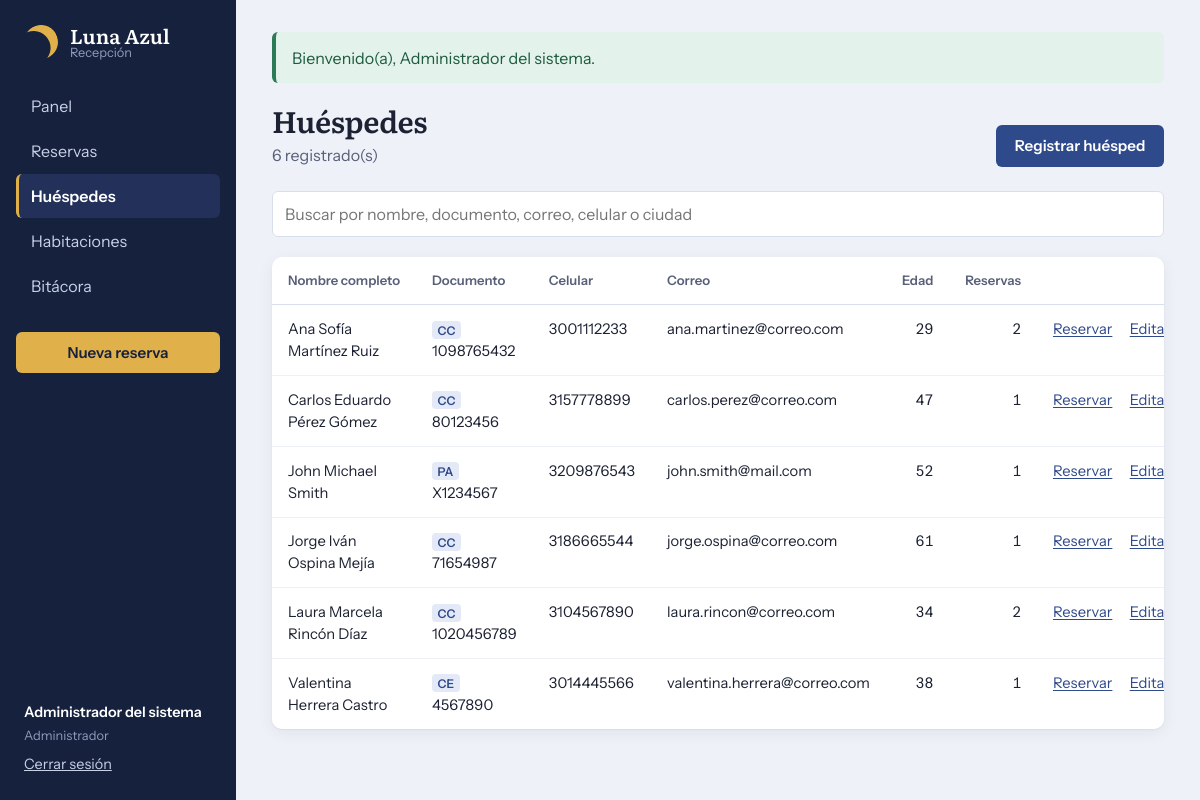
The app's page /index.php?r=huespedes/index (signed in) with its own data.
### tables this page shows
CREATE TABLE huespedes (
  id                     INT UNSIGNED AUTO_INCREMENT PRIMARY KEY,
  nombre_completo        VARCHAR(120) NOT NULL,
  tipo_documento         ENUM('CC','CE','PA','PPT') NOT NULL,
  numero_documento       VARCHAR(20)  NOT NULL,
  direccion              VARCHAR(150) NOT NULL,
  telefono               VARCHAR(15)  NOT NULL,
  celular                VARCHAR(15)  NOT NULL,
  edad                   TINYINT UNSIGNED NOT NULL,
  correo                 VARCHAR(120) NOT NULL,
  contacto_emergencia    VARCHAR(120) NOT NULL,
  parentesco_emergencia  VARCHAR(40)  NOT NULL,
  created_at             TIMESTAMP NOT NULL DEFAULT CURRENT_TIMESTAMP,
  updated_at             TIMESTAMP NOT NULL DEFAULT CURRENT_TIMESTAMP ON UPDATE CURRENT_TIMESTAMP,
  CONSTRAINT uq_huesped_documento UNIQUE (tipo_documento, numero_documento),
  CONSTRAINT chk_huesped_edad CHECK (edad BETWEEN 18 AND 110)
);

### app/controllers/HuespedController.php (called while the page is built, shortened)
<?php
class HuespedController extends Controller
{
    private Huesped $modelo;
    public function __construct()
    {
        $this->modelo = new Huesped();
    }
    public function index(): void
    {
        $q = trim((string) ($_GET['q'] ?? ''));
        $this->render('huespedes/index', [
            'titulo'    => 'Huéspedes',
            'huespedes' => $this->modelo->listar($q),
            'q'         => $q,
        ]);
    }
}

### app/core/Router.php (called while the page is built, shortened)
<?php
class Router
{
    public function despachar(string $ruta): void
    {
        [$controlador, $metodo] = $this->rutas[$ruta];
        try {
            (new $controlador())->$metodo();
        } catch (PDOException $e) {
            error_log('[BD] ' . $e->getMessage());
            http_response_code(500);
            $detalle = 'No fue posible comunicarse con la base de datos. Verifique que MySQL esté encendido en XAMPP y que la base "' . DB_NAME . '" exista.';
            if (es_ajax()) {
                header('Content-Type: application/json; charset=utf-8');
                echo json_encode(['ok' => false, 'mensaje' => $detalle], JSON_UNESCAPED_UNICODE);
                return;
            }
            require APP_PATH . '/views/errores/500.php';
        }
    }
}

### index.php (called while the page is built, shortened)
<?php
require __DIR__ . '/app/core/helpers.php';
spl_autoload_register(function (string $clase): void {
    foreach (['core', 'models', 'controllers'] as $carpeta) {
        $archivo = APP_PATH . "/$carpeta/$clase.php";
        if (is_file($archivo)) {
            return;
        }
    }
});
$router = new Router([
    'auth/login'          => ['AuthController', 'login'],
    'auth/logout'         => ['AuthController', 'logout'],
    'dashboard/index'     => ['DashboardController', 'index'],
    'huespedes/index'     => ['HuespedController', 'index'],
    'huespedes/crear'     => ['HuespedController', 'crear'],
    'huespedes/guardar'   => ['HuespedController', 'guardar'],
    'huespedes/editar'    => ['HuespedController', 'editar'],
    'huespedes/actualizar'=> ['HuespedController', 'actualizar'],
    'huespedes/eliminar'  => ['HuespedController', 'eliminar'],
    'reservas/index'      => ['ReservaController', 'index'],
    'reservas/crear'      => ['ReservaController', 'crear'],
    'reservas/guardar'    => ['ReservaController', 'guardar'],
    'reservas/ver'        => ['ReservaController', 'ver'],
    'reservas/editar'     => ['ReservaController', 'editar'],
    'reservas/actualizar' => ['ReservaController', 'actualizar'],
    'reservas/cancelar'   => ['ReservaController', 'cancelar'],
    'reservas/finalizar'  => ['ReservaController', 'finalizar'],
    'habitaciones/index'  => ['HabitacionController', 'index'],
    'bitacora/index'      => ['BitacoraController', 'index'],
    'api/documento'       => ['ApiController', 'documento'],
    'api/disponibilidad'  => ['ApiController', 'disponibilidad'],
    'api/huespedes'       => ['ApiController', 'huespedes'],
]);
$ruta = $_GET['r'] ?? (esta_autenticado() ? 'dashboard/index' : 'auth/login');
$router->despachar((string) $ruta);

### app/core/helpers.php (called while the page is built, shortened)
<?php
function e(mixed $valor): string
{
    return htmlspecialchars((string) $valor, ENT_QUOTES, 'UTF-8');
}
function url(string $ruta, array $params = []): string
{
    return BASE_URL . 'index.php?' . str_replace('%2F', '/', http_build_query(array_merge(['r' => $ruta], $params)));
}

### app/core/Model.php (called while the page is built, shortened)
<?php
abstract class Model
{
    public function __construct()
    {
        $this->db = Database::conexion();
    }
}

### app/core/Database.php (called while the page is built)
<?php
class Database
{
    private static ?PDO $conexion = null;
    public static function conexion(): PDO
    {
        if (self::$conexion === null) {
            $dsn = sprintf('mysql:host=%s;port=%s;dbname=%s;charset=utf8mb4', DB_HOST, DB_PORT, DB_NAME);
            self::$conexion = new PDO($dsn, DB_USER, DB_PASS, [
                PDO::ATTR_ERRMODE            => PDO::ERRMODE_EXCEPTION,
                PDO::ATTR_DEFAULT_FETCH_MODE => PDO::FETCH_ASSOC,
                PDO::ATTR_EMULATE_PREPARES   => false,
            ]);
            self::$conexion->exec("SET time_zone = '" . date('P') . "'");
        }
        return self::$conexion;
    }
}

### app/models/Huesped.php (called while the page is built, shortened)
<?php
class Huesped extends Model
{
    public function listar(string $busqueda = ''): array
    {
        $sql = 'SELECT h.*,
                       (SELECT COUNT(*) FROM reservas r WHERE r.huesped_id = h.id) AS total_reservas
                FROM huespedes h';
        $params = [];
        $sql .= ' ORDER BY h.nombre_completo';
        $st = $this->db->prepare($sql);
        $st->execute($params);
        return $st->fetchAll();
    }
}

### app/views/huespedes/index.php (the view, shortened to what this page needs)
<header class="encabezado">
  <div>
    <h1>Huéspedes</h1>
    <p class="sub" id="conteo-huespedes"><?= count($huespedes) ?> registrado(s)</p>
  </div>
  <a class="btn btn-primario" href="<?= e(url('huespedes/crear')) ?>">Registrar huésped</a>
</header>
<form class="filtros" method="get" action="<?= e(BASE_URL . 'index.php') ?>" role="search">
  <label class="campo campo-busqueda">
    <input type="search" name="q" id="buscar-huesped" value="<?= e($q) ?>" placeholder="Buscar por nombre, documento, correo, celular o ciudad"
           data-endpoint="<?= e(url('api/huespedes')) ?>" autocomplete="off">
  </label>
</form>
<div class="tabla-envoltura">
  <table class="tabla" id="tabla-huespedes"
         data-url-editar="<?= e(url('huespedes/editar')) ?>"
         data-url-eliminar="<?= e(url('huespedes/eliminar')) ?>"
         data-url-reservar="<?= e(url('reservas/crear')) ?>">
    <thead>
      <tr><th>Nombre completo</th><th>Documento</th><th>Celular</th><th>Correo</th><th class="num">Edad</th><th class="num">Reservas</th><th><span class="sr-only">Acciones</span></th></tr>
    </thead>
    <tbody>
    <?php foreach ($huespedes as $h): ?>
      <tr>
        <td><?= e($h['nombre_completo']) ?></td>
        <td><span class="doc"><?= e($h['tipo_documento']) ?></span> <?= e($h['numero_documento']) ?></td>
        <td><?= e($h['celular']) ?></td>
        <td><?= e($h['correo']) ?></td>
        <td class="num"><?= (int) $h['edad'] ?></td>
        <td class="num"><?= (int) $h['total_reservas'] ?></td>
        <td class="acciones-fila">
          <a href="<?= e(url('reservas/crear', ['huesped_id' => $h['id']])) ?>">Reservar</a>
          <a href="<?= e(url('huespedes/editar', ['id' => $h['id']])) ?>">Editar</a>
        </td>
      </tr>
    <?php endforeach; ?>
    </tbody>
  </table>
</div>

### public/css/styles.css (style rules this page uses)
:root { --noche: #16213e; --noche-2: #22305a; --marea: #2f4a8a; --marea-claro: #e3e9f6; --luna: #eef1f7; --superficie: #ffffff; --tinta: #1c2233; --tinta-2: #586079; --linea: #d8deea; --farol: #e0b04b; --farol-suave: #fbf3df; --ok: #2d7a57; --ok-suave: #e3f2ea; --error: #b03a3a; --error-suave: #f8e5e5; --aviso: #94600f; --aviso-suave: #fbf0dc; --f-titulo: "Literata", Georgia, "Times New Roman", serif; --f-texto: "Instrument Sans", "Segoe UI", system-ui, -apple-system, sans-serif; --radio: 10px; --radio-sm: 6px; --sombra: 0 1px 2px rgba(22, 33, 62, .06), 0 4px 16px rgba(22, 33, 62, .06); }
*, *::before, *::after { box-sizing: border-box; }
html { font-size: 16px; }
body { margin: 0; font-family: var(--f-texto); color: var(--tinta); background: var(--luna); line-height: 1.5; -webkit-font-smoothing: antialiased; }
h1, h2, h3 { font-family: var(--f-titulo); font-weight: 600; line-height: 1.2; margin: 0; }
h1 { font-size: 1.85rem; letter-spacing: -.01em; }
a { color: var(--marea); text-underline-offset: 2px; }
.sub { color: var(--tinta-2); margin: .25rem 0 0; }
.encabezado { display: flex; justify-content: space-between; align-items: flex-end; gap: 1rem; flex-wrap: wrap; margin-bottom: 1.5rem; }
.btn { display: inline-flex; align-items: center; justify-content: center; font: 600 .95rem/1 var(--f-texto); padding: .75rem 1.1rem; border-radius: var(--radio-sm); border: 1px solid transparent; cursor: pointer; text-decoration: none; transition: background .15s, border-color .15s; }
.btn-primario { background: var(--marea); color: #fff; }
.campo { display: flex; flex-direction: column; gap: .35rem; }
input, select, textarea { font: inherit; color: var(--tinta); background: #fff; border: 1px solid var(--linea); border-radius: var(--radio-sm); padding: .65rem .75rem; width: 100%; transition: border-color .15s, box-shadow .15s; }
.filtros { display: flex; gap: 1rem; flex-wrap: wrap; align-items: flex-end; margin-bottom: 1.25rem; }
.filtros .campo { min-width: 170px; }
.campo-busqueda { flex: 1 1 280px; }
.tabla-envoltura { background: var(--superficie); border-radius: var(--radio); box-shadow: var(--sombra); overflow-x: auto; }
.tabla { width: 100%; border-collapse: collapse; font-size: .92rem; }
.tabla th { text-align: left; font-weight: 600; color: var(--tinta-2); font-size: .82rem; padding: .85rem 1rem; border-bottom: 1px solid var(--linea); white-space: nowrap; }
.tabla td { padding: .8rem 1rem; border-bottom: 1px solid #edf0f6; vertical-align: top; }
.tabla tbody tr:last-child td { border-bottom: 0; }
.tabla .num { text-align: right; font-variant-numeric: tabular-nums; }
.acciones-fila { white-space: nowrap; text-align: right; }
.acciones-fila > * + * { margin-left: .9rem; }
.doc { font-size: .75rem; font-weight: 600; color: var(--marea); background: var(--marea-claro); padding: .1rem .35rem; border-radius: 4px; }

### records on screen
huespedes: nombre_completo "Ana Sofía Martínez Ruiz", tipo_documento "CC", numero_documento "1098765432", celular "3001112233", correo "ana.martinez@correo.com", edad "29", total_reservas "2"
huespedes: nombre_completo "Carlos Eduardo Pérez Gómez", tipo_documento "CC", numero_documento "80123456", celular "3157778899", correo "carlos.perez@correo.com", edad "47", total_reservas "1"
huespedes: nombre_completo "John Michael Smith", tipo_documento "PA", numero_documento "X1234567", celular "3209876543", correo "john.smith@mail.com", edad "52", total_reservas "1"
huespedes: nombre_completo "Jorge Iván Ospina Mejía", tipo_documento "CC", numero_documento "71654987", celular "3186665544", correo "jorge.ospina@correo.com", edad "61", total_reservas "1"
huespedes: nombre_completo "Laura Marcela Rincón Díaz", tipo_documento "CC", numero_documento "1020456789", celular "3104567890", correo "laura.rincon@correo.com", edad "34", total_reservas "2"
huespedes: nombre_completo "Valentina Herrera Castro", tipo_documento "CE", numero_documento "4567890", celular "3014445566", correo "valentina.herrera@correo.com", edad "38", total_reservas "1"

### other values on screen
$texto "Panel"
$texto "Reservas"
$texto "Huéspedes"
$texto "Habitaciones"
$texto "Bitácora"
$u['nombre'] "Administrador del sistema"
$u['rol'] "Administrador"
$aviso['mensaje'] "Bienvenido(a), Administrador del sistema."
count($huespedes) "6"
